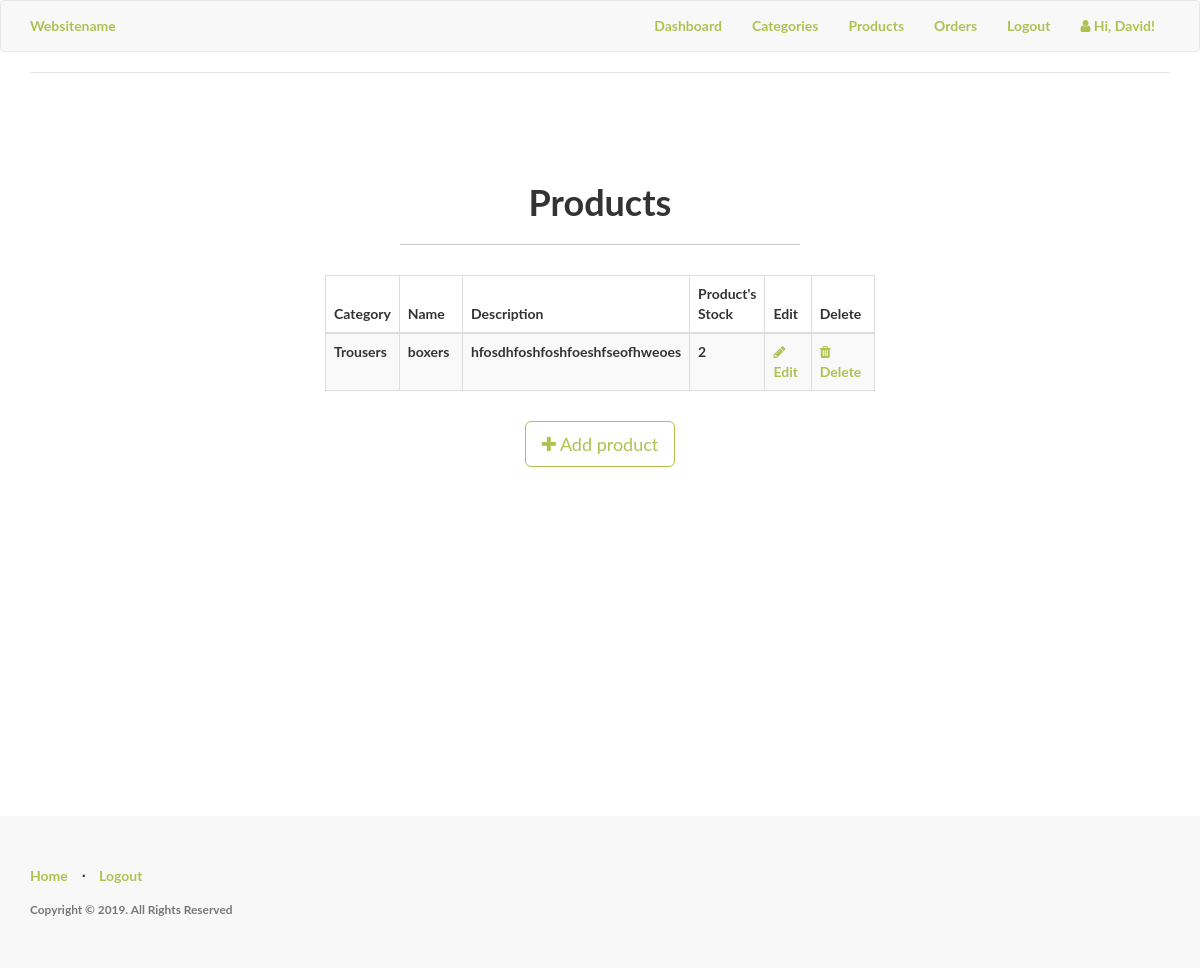
The page /admin/products/ (signed in) on the database as committed earlier.
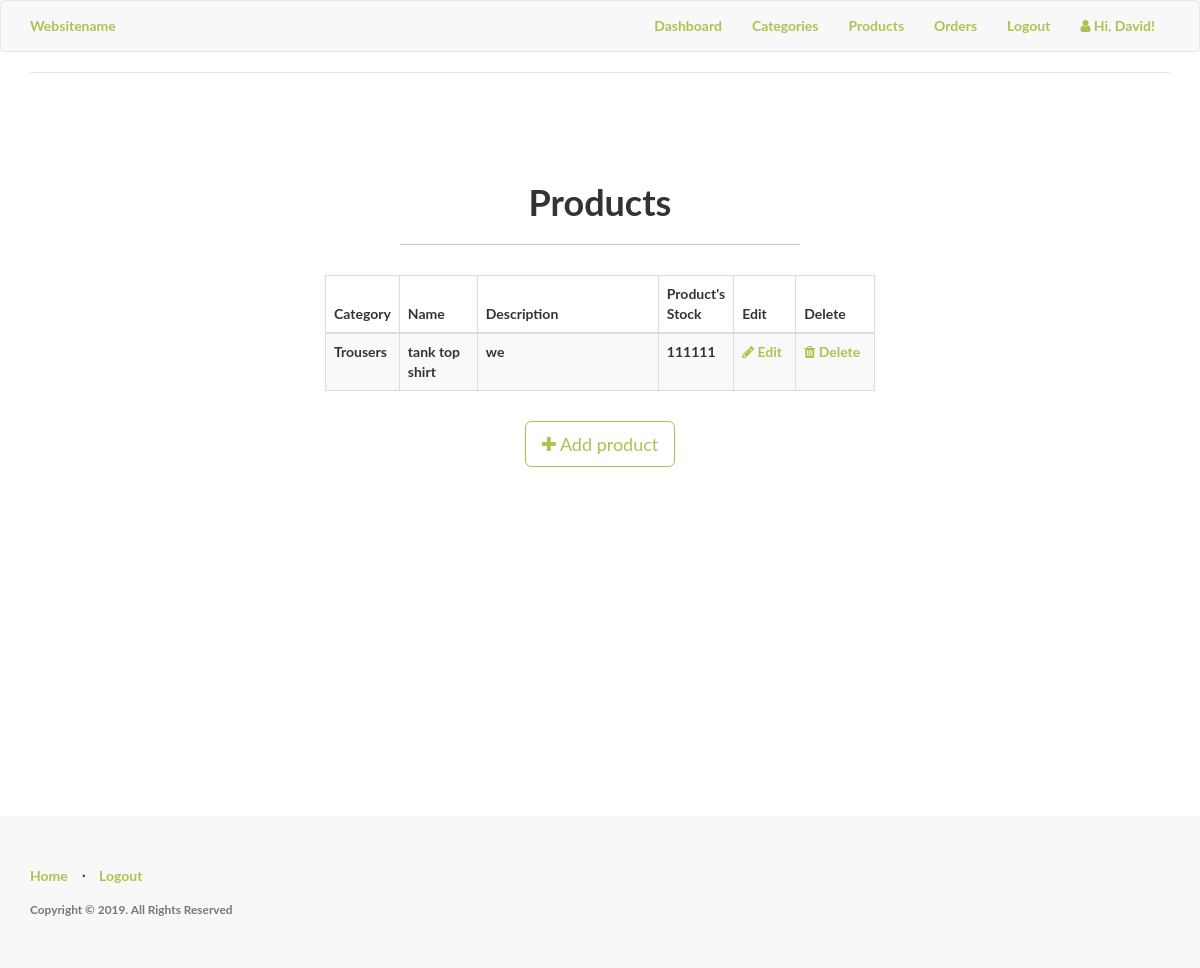
The same page on the database as committed later.
### app/models.py (models this page shows, shortened)
class Products(db.Model):
	__tablename__ = 'product'
	id = db.Column(db.Integer, primary_key=True)
	product_name = db.Column(db.String(100), index=True)
	product_price = db.Column(db.Integer, index=True)
	product_image = db.Column(db.String(120),index=True)
	product_description = db.Column(db.String(200), index=True)
	product_stock = db.Column(db.Integer, index = True)
	categories_id = db.Column(db.Integer, db.ForeignKey('categories.id'))
	variation = db.relationship('ProductVariations', backref='product_variation')
	'''
		foreign key for product.id
		test this weda its one order several products or several orders, serveral products
		using many to many for now
		#many many rel with order
	'''
	order = db.relationship("Order", secondary = association_table)

class Categories(db.Model):
	id = db.Column(db.Integer, primary_key=True)
	category_name  = db.Column(db.String(20), index = True)
	product = db.relationship('Products', backref='products_categories')

### app/admin/routes.py (the view)
@admin.route('/products/')
@login_required
def list_products():
	check_admin()
	'''
	list all products
	'''
	products = Products.query.all()
	return render_template('admin/products/products.html', title = 'Products', products = products)

### app/admin/routes.py (called while the page is built)
def check_admin():
	if not current_user.is_admin:
		abort(403)

### app/models.py (called while the page is built)
@login_manager.user_loader
def load_user(id):
    return User.query.get(int(id))

### app/templates/admin/products/products.html (shortened to what this page needs)
{% import "bootstrap/utils.html" as utils %}
{% extends "header.html" %}
{% block body %}
<div class="content-section">
  <div class="outer">
    <div class="middle">
      <div class="inner">
        <br/>
        <br/>
        <h1 style="text-align:center;">Products</h1>
        {% if products %}
          <hr class="intro-divider">
          <div class="center">
            <table class="table table-striped table-bordered">
              <thead>
                <tr>
                  <th width="10%"> Category</th>
                  <th width="15%"> Name </th>
                  <th width="36%"> Description </th>
                  <th width="12%"> Product's Stock </th>
                  <th width="12%"> Edit </th>
                  <th width="15%"> Delete </th>
                </tr>
              </thead>
              <tbody>
              {% for product in products %}
                <tr>
                  <td>{{ product.products_categories.category_name }} </td>
                  <td> {{ product.product_name }} </td>
                  <td> {{ product.product_description }} </td>
                  <td>
                    {% if product %}
                      {{ product.product_stock }}
                    {% else %}
                      0
                    {% endif %}
                  </td>
                  <td>
                    <a href="{{ url_for('admin.edit_product', id=product.id) }}">
                      <i class="fa fa-pencil"></i> Edit
                    </a>
                  </td>
                  <td>
                    <a href="{{ url_for('admin.delete_product', id=product.id) }}">
                      <i class="fa fa-trash"></i> Delete
                    </a>
                  </td>
                </tr>
              {% endfor %}
              </tbody>
            </table>
          </div>
          <div style="text-align: center">
        {% else %}
          <div style="text-align: center">
            <h3> No Products have been added. </h3>
            <hr class="intro-divider">
        {% endif %}
          <a href="{{ url_for('admin.add_product') }}" class="btn btn-default btn-lg">
            <i class="fa fa-plus"></i>
            Add product
          </a>
        </div>
      </div>
    </div>
  </div>
</div>
{% endblock %}

Rows that differ between the two databases and show on the page:
changed Products "Trousers": product_name "boxers" → "tank top shirt"; product_description "hfosdhfoshfoshfoeshfseofhweoes" → "we"; product_stock "2" → "111111"
